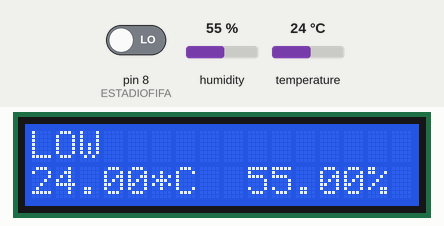
This sketch was run on a simulated Arduino Uno, built with avr-gcc and run on an emulated ATmega328P. Parts: 16×2 character LCD. Inputs (shaded band) come from the test bench; at power-on: pin 8 (ESTADIOFIFA) LOW, humidity 55 %, temperature 24 °C. What the sketch prints to the serial monitor is not drawn.

Above: at 1.2 s.
1.3 s: pin 8 (ESTADIOFIFA) driven HIGH
At 2.5 s:
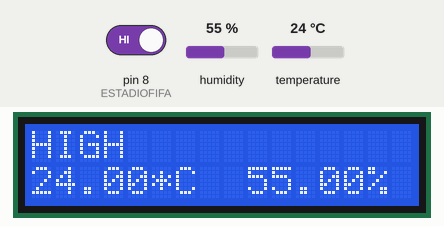
2.8 s: humidity set to 22 %
At 5.9 s:
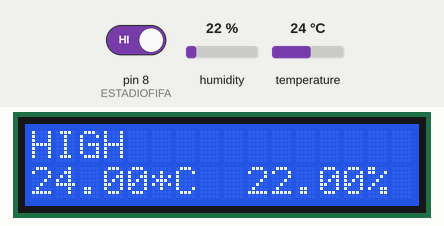
6.2 s: temperature set to 12 °C
At 7.6 s:
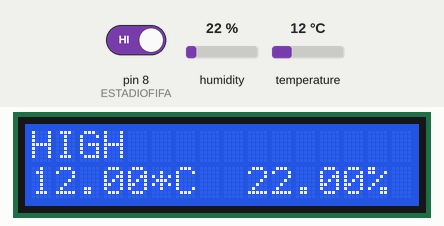
8.3 s: pin 8 (ESTADIOFIFA) driven LOW
At 9.6 s:
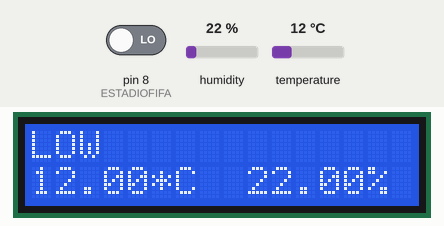
9.9 s: humidity set to 40 %
At 12.1 s:
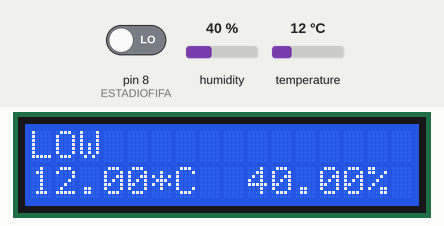
12.7 s: temperature set to 19 °C
At 13.8 s:
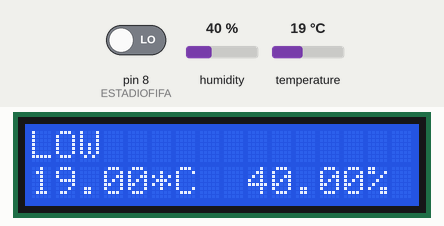
Timing chart, 0 to 15.7 s (numbered marks = the images above; inputs shaded):
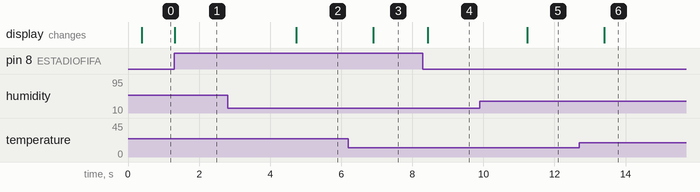

Measured:
- after the input at 1.3 s, the display: changes at once (image 1)
- after the input at 2.8 s, the display: changes after 1.9 s (image 2)
- after the input at 6.2 s, the display: changes after 0.70 s (image 3)
- after the input at 8.3 s, the display: changes after 0.13 s (image 4)
- after the input at 9.9 s, the display: changes after 1.3 s (image 5)
- after the input at 12.7 s, the display: changes after 0.70 s (image 6)

The sketch:

sketch_jan06a.ino
```cpp
#include <LiquidCrystal.h>
#include <DHT.h>
#define BOTAO 6
#define BUZZER 7
#define ESTADIOFIFA 8
#define DHTPIN 13
#define DHTTYPE DHT11   // DHT 11
DHT dht = DHT(DHTPIN, DHTTYPE);
//Define os pinos que serão utilizados para ligação ao display
LiquidCrystal lcd(12, 11, 5, 4, 3, 2);

void setup()
{
  //Define o número de colunas e linhas do LCD
  lcd.begin(16, 2);
  lcd.setCursor(0,0);
  Serial.begin(9600);
  dht.begin();
}

void loop()
{
    delay(300);
    lcd.clear();
    lcd.setCursor(0, 0);

    if (digitalRead(ESTADIOFIFA) == HIGH){
      digitalWrite(BUZZER,HIGH);
      lcd.print("HIGH");
    }
    else{
      digitalWrite(BUZZER,LOW);
      lcd.print("LOW");
    }

    float t = dht.readTemperature();
    float u = dht.readHumidity();
    if (isnan(t) || isnan (u)) {
      Serial.println("Falha ao ler do sensor DHT!");
      return;
    }
    lcd.setCursor(0, 1);
    lcd.print(t);
    lcd.print("*C");
    lcd.setCursor(9,1);
    lcd.print(u);
    lcd.print("%");
    Serial.println(t);
    Serial.println(u);
}
```
